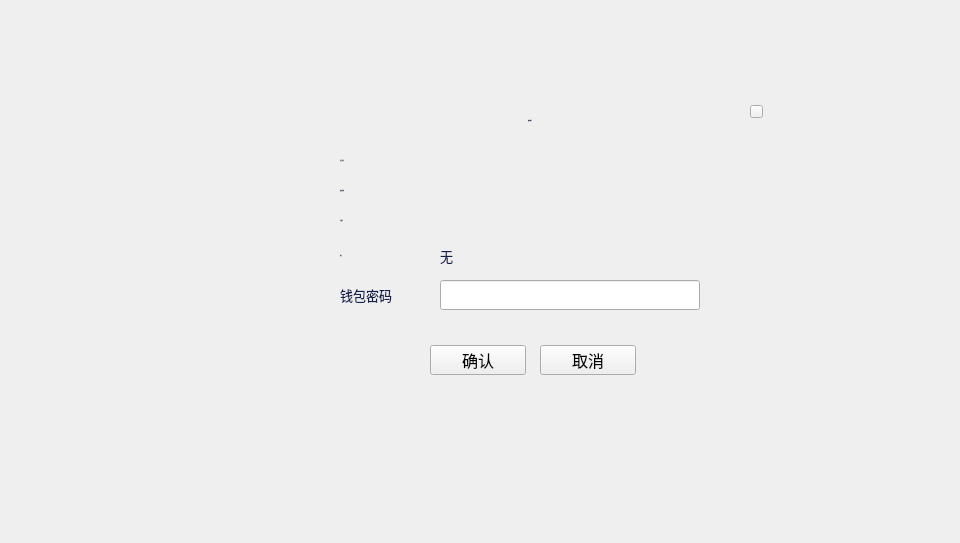
<?xml version="1.0" encoding="UTF-8"?>
<ui version="4.0">
 <class>TransferConfirmDialog</class>
 <widget class="QDialog" name="TransferConfirmDialog">
  <property name="geometry">
   <rect>
    <x>0</x>
    <y>0</y>
    <width>960</width>
    <height>543</height>
   </rect>
  </property>
  <property name="font">
   <font>
    <family>Microsoft YaHei UI Light</family>
   </font>
  </property>
  <property name="windowTitle">
   <string>Dialog</string>
  </property>
  <widget class="QWidget" name="widget" native="true">
   <property name="geometry">
    <rect>
     <x>0</x>
     <y>0</y>
     <width>960</width>
     <height>543</height>
    </rect>
   </property>
   <widget class="QWidget" name="containerWidget" native="true">
    <property name="geometry">
     <rect>
      <x>300</x>
      <y>85</y>
      <width>481</width>
      <height>321</height>
     </rect>
    </property>
    <property name="font">
     <font>
      <family>Microsoft YaHei UI Light</family>
      <pointsize>10</pointsize>
     </font>
    </property>
    <widget class="QLineEdit" name="pwdLineEdit">
     <property name="geometry">
      <rect>
       <x>140</x>
       <y>195</y>
       <width>260</width>
       <height>30</height>
      </rect>
     </property>
     <property name="echoMode">
      <enum>QLineEdit::Password</enum>
     </property>
    </widget>
    <widget class="QLabel" name="tipLabel2">
     <property name="geometry">
      <rect>
       <x>148</x>
       <y>230</y>
       <width>200</width>
       <height>24</height>
      </rect>
     </property>
     <property name="text">
      <string/>
     </property>
    </widget>
    <widget class="QToolButton" name="okBtn">
     <property name="geometry">
      <rect>
       <x>130</x>
       <y>260</y>
       <width>96</width>
       <height>30</height>
      </rect>
     </property>
     <property name="font">
      <font>
       <pointsize>12</pointsize>
      </font>
     </property>
     <property name="cursor">
      <cursorShape>PointingHandCursor</cursorShape>
     </property>
     <property name="styleSheet">
      <string notr="true"/>
     </property>
     <property name="text">
      <string>确认</string>
     </property>
    </widget>
    <widget class="QLabel" name="label_2">
     <property name="geometry">
      <rect>
       <x>40</x>
       <y>65</y>
       <width>81</width>
       <height>21</height>
      </rect>
     </property>
     <property name="font">
      <font>
       <family>Microsoft YaHei UI Light</family>
       <pointsize>-1</pointsize>
       <weight>50</weight>
       <italic>false</italic>
       <bold>false</bold>
      </font>
     </property>
     <property name="styleSheet">
      <string notr="true">color: rgb(19,32,80);
font: 12px &quot;Microsoft YaHei UI Light&quot;;</string>
     </property>
     <property name="text">
      <string>发往地址:</string>
     </property>
     <property name="alignment">
      <set>Qt::AlignLeading|Qt::AlignLeft|Qt::AlignVCenter</set>
     </property>
    </widget>
    <widget class="QLabel" name="label_6">
     <property name="geometry">
      <rect>
       <x>40</x>
       <y>195</y>
       <width>80</width>
       <height>30</height>
      </rect>
     </property>
     <property name="styleSheet">
      <string notr="true">color: rgb(19,32,80);
font: 12px &quot;Microsoft YaHei UI Light&quot;;</string>
     </property>
     <property name="text">
      <string>钱包密码</string>
     </property>
     <property name="alignment">
      <set>Qt::AlignLeading|Qt::AlignLeft|Qt::AlignVCenter</set>
     </property>
    </widget>
    <widget class="QLabel" name="label_5">
     <property name="geometry">
      <rect>
       <x>40</x>
       <y>160</y>
       <width>80</width>
       <height>21</height>
      </rect>
     </property>
     <property name="font">
      <font>
       <family>Microsoft YaHei UI Light</family>
       <pointsize>-1</pointsize>
       <weight>50</weight>
       <italic>false</italic>
       <bold>false</bold>
      </font>
     </property>
     <property name="styleSheet">
      <string notr="true">color: rgb(19,32,80);
font: 12px &quot;Microsoft YaHei UI Light&quot;;</string>
     </property>
     <property name="text">
      <string>备注:</string>
     </property>
     <property name="alignment">
      <set>Qt::AlignLeading|Qt::AlignLeft|Qt::AlignVCenter</set>
     </property>
    </widget>
    <widget class="QLabel" name="feeLabel">
     <property name="geometry">
      <rect>
       <x>140</x>
       <y>125</y>
       <width>241</width>
       <height>21</height>
      </rect>
     </property>
     <property name="styleSheet">
      <string notr="true">color: rgb(51, 51, 51);
font: 13px &quot;Microsoft YaHei UI Light&quot;;</string>
     </property>
     <property name="text">
      <string/>
     </property>
    </widget>
    <widget class="QLabel" name="label_3">
     <property name="geometry">
      <rect>
       <x>40</x>
       <y>95</y>
       <width>80</width>
       <height>21</height>
      </rect>
     </property>
     <property name="font">
      <font>
       <family>Microsoft YaHei UI Light</family>
       <pointsize>-1</pointsize>
       <weight>50</weight>
       <italic>false</italic>
       <bold>false</bold>
      </font>
     </property>
     <property name="styleSheet">
      <string notr="true">color: rgb(19,32,80);
font: 12px &quot;Microsoft YaHei UI Light&quot;;</string>
     </property>
     <property name="text">
      <string>转账金额:</string>
     </property>
     <property name="alignment">
      <set>Qt::AlignLeading|Qt::AlignLeft|Qt::AlignVCenter</set>
     </property>
    </widget>
    <widget class="QLabel" name="remarkLabel">
     <property name="geometry">
      <rect>
       <x>140</x>
       <y>160</y>
       <width>260</width>
       <height>21</height>
      </rect>
     </property>
     <property name="styleSheet">
      <string notr="true">color: rgb(19,32,80);
font: 12px &quot;Microsoft YaHei UI Light&quot;;</string>
     </property>
     <property name="text">
      <string>无</string>
     </property>
    </widget>
    <widget class="QLabel" name="label">
     <property name="geometry">
      <rect>
       <x>130</x>
       <y>20</y>
       <width>200</width>
       <height>30</height>
      </rect>
     </property>
     <property name="font">
      <font>
       <family>微软雅黑</family>
       <pointsize>-1</pointsize>
       <weight>50</weight>
       <italic>false</italic>
       <bold>false</bold>
      </font>
     </property>
     <property name="styleSheet">
      <string notr="true">font: 14px &quot;微软雅黑&quot;;
color: rgb(19,32,80);</string>
     </property>
     <property name="text">
      <string>账单确认</string>
     </property>
     <property name="alignment">
      <set>Qt::AlignCenter</set>
     </property>
    </widget>
    <widget class="QToolButton" name="cancelBtn">
     <property name="geometry">
      <rect>
       <x>240</x>
       <y>260</y>
       <width>96</width>
       <height>30</height>
      </rect>
     </property>
     <property name="font">
      <font>
       <pointsize>12</pointsize>
      </font>
     </property>
     <property name="cursor">
      <cursorShape>PointingHandCursor</cursorShape>
     </property>
     <property name="styleSheet">
      <string notr="true"/>
     </property>
     <property name="text">
      <string>取消</string>
     </property>
    </widget>
    <widget class="QLabel" name="label_4">
     <property name="geometry">
      <rect>
       <x>40</x>
       <y>125</y>
       <width>80</width>
       <height>21</height>
      </rect>
     </property>
     <property name="font">
      <font>
       <family>Microsoft YaHei UI Light</family>
       <pointsize>-1</pointsize>
       <weight>50</weight>
       <italic>false</italic>
       <bold>false</bold>
      </font>
     </property>
     <property name="styleSheet">
      <string notr="true">color: rgb(19,32,80);
font: 12px &quot;Microsoft YaHei UI Light&quot;;</string>
     </property>
     <property name="text">
      <string>手续费:</string>
     </property>
     <property name="alignment">
      <set>Qt::AlignLeading|Qt::AlignLeft|Qt::AlignVCenter</set>
     </property>
    </widget>
    <widget class="QLabel" name="addressLabel">
     <property name="geometry">
      <rect>
       <x>140</x>
       <y>65</y>
       <width>331</width>
       <height>21</height>
      </rect>
     </property>
     <property name="styleSheet">
      <string notr="true">QLabel{color: rgb(19,32,80);
font: 12px &quot;Microsoft YaHei UI Light&quot;;}</string>
     </property>
     <property name="text">
      <string/>
     </property>
     <property name="textInteractionFlags">
      <set>Qt::LinksAccessibleByMouse|Qt::TextSelectableByMouse</set>
     </property>
    </widget>
    <widget class="QLabel" name="amountLabel">
     <property name="geometry">
      <rect>
       <x>140</x>
       <y>95</y>
       <width>241</width>
       <height>21</height>
      </rect>
     </property>
     <property name="styleSheet">
      <string notr="true">color: rgb(51, 51, 51);
font: 13px &quot;Microsoft YaHei UI Light&quot;;</string>
     </property>
     <property name="text">
      <string/>
     </property>
    </widget>
    <widget class="QToolButton" name="closeBtn">
     <property name="geometry">
      <rect>
       <x>450</x>
       <y>20</y>
       <width>13</width>
       <height>13</height>
      </rect>
     </property>
     <property name="cursor">
      <cursorShape>PointingHandCursor</cursorShape>
     </property>
     <property name="focusPolicy">
      <enum>Qt::NoFocus</enum>
     </property>
     <property name="text">
      <string/>
     </property>
    </widget>
   </widget>
  </widget>
 </widget>
 <resources/>
 <connections/>
</ui>
